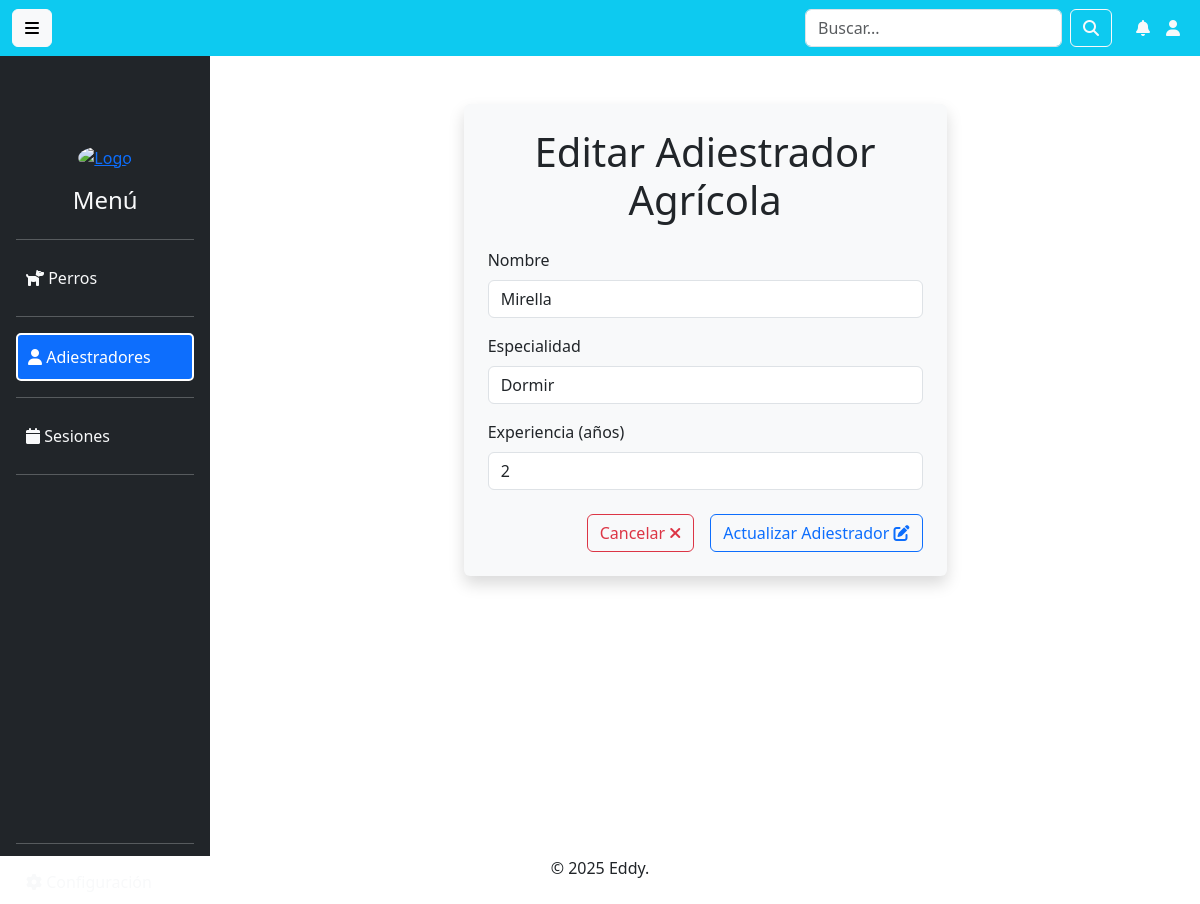
Page /AdiestradorAgricola/editarAdiestrador/1 on the committed database.
### Aplicaciones/AdiestradorAgricola/models.py (models this page shows, shortened)
class AdiestradorAgricola(models.Model):
    nombre = models.CharField(max_length=255)
    especialidad = models.CharField(max_length=100)
    experiencia = models.IntegerField(help_text="Años de experiencia")

### Aplicaciones/AdiestradorAgricola/views.py (the view)
# urls.py: path('editarAdiestrador/<id>', views.editarAdiestrador, name='editarAdiestrador'),
def editarAdiestrador(request, id):
    adiestrador = AdiestradorAgricola.objects.get(id=id)
    return render(request, "AdiestradoresAgricolas/editarAdiestrador.html", {'adiestrador': adiestrador})

### Aplicaciones/AdiestradorAgricola/templates/AdiestradoresAgricolas/editarAdiestrador.html (shortened to what this page needs)
{% extends "plantilla.html" %}
{% block contenido %}
<div class="row mt-4">
    <div class="col-md-3"></div>
    <div class="col-md-6 bg-light p-4 rounded shadow">
        <h1 class="text-center mb-4">Editar Adiestrador Agrícola</h1>
        <form action="{% url 'procesarEdicionAdiestrador' adiestrador.id %}" method="post">
            <div class="mb-3">
                <label for="nombre" class="form-label">Nombre</label>
                <input type="text" class="form-control" name="nombre" id="nombre" value="{{ adiestrador.nombre }}" required>
            </div>
            <div class="mb-3">
                <label for="especialidad" class="form-label">Especialidad</label>
                <input type="text" class="form-control" name="especialidad" id="especialidad" value="{{ adiestrador.especialidad }}" required>
            </div>
            <div class="mb-3">
                <label for="experiencia" class="form-label">Experiencia (años)</label>
                <input type="number" class="form-control" name="experiencia" id="experiencia" value="{{ adiestrador.experiencia }}" required>
            </div>
            <div class="d-grid gap-2 d-md-flex justify-content-md-end mt-4">
                <a href="{% url 'indexAdiestrador' %}" class="btn btn-outline-danger me-md-2">Cancelar <i class="fa fa-times"></i></a>
                <button type="submit" class="btn btn-outline-primary">Actualizar Adiestrador <i class="fa-solid fa-pen-to-square"></i></button>
            </div>
        </form>
    </div>
    <div class="col-md-3"></div>
</div>
{% endblock contenido %}

### rows in the picture
AdiestradorAgricola: nombre "Mirella", especialidad "Dormir", experiencia "2"
